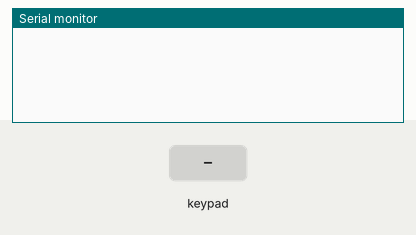
The sketch below on a simulated Arduino Uno, built with avr-gcc and run on an emulated ATmega328P. Shown: the last lines printed to the serial monitor. Inputs (shaded band) come from the test bench.

Above: at 1.2 s.
1.3 s: key '1' pressed
At 1.6 s:
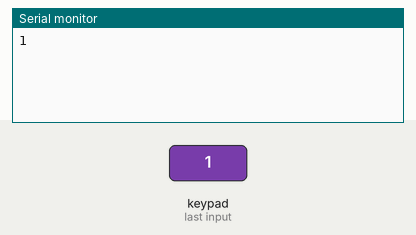
2.8 s: keypad keys 9 8 7 6 A pressed 0.4 s apart
At 5.1 s:
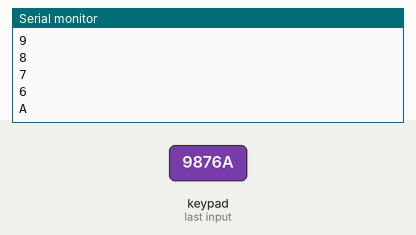
6.3 s: key 'B' pressed
At 6.9 s:
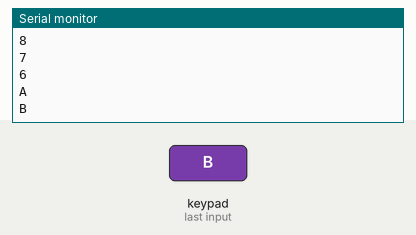
7.8 s: keypad keys 9 8 7 6 D pressed 0.4 s apart
At 10.3 s:
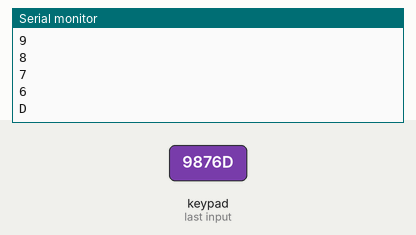
11.3 s: key 'C' pressed
At 11.6 s:
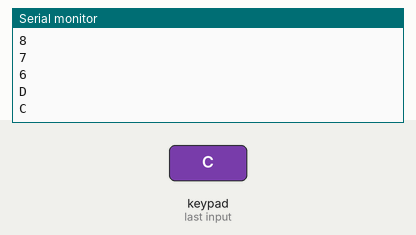
Timing chart, 0 to 13.8 s (numbered marks = the images above; inputs shaded):
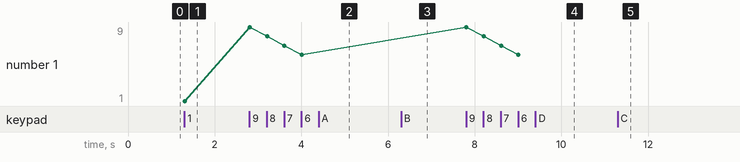

Measured:
- after the input at 1.3 s, the serial monitor: prints a new line at once (image 1)
- after the input at 2.8 s, the serial monitor: prints a new line at once (image 2)
- after the input at 6.3 s, the serial monitor: prints a new line at once (image 3)
- after the input at 7.8 s, the serial monitor: prints a new line at once (image 4)
- after the input at 11.3 s, the serial monitor: prints a new line at once (image 5)
- plotted number 1: 1 → 6 after the input at 2.8 s

The sketch:

keypadmega.ino
```cpp
#include <Keypad.h>

const byte ROWS = 4; // Four rows
const byte COLS = 4; // Three columns
// Define the Keymap
char keys[ROWS][COLS] = {
  {'1','2','3','A'},
  {'4','5','6','B'},
  {'7','8','9','C'},
  {'*','0','#','D'}
};
// Connect keypad ROW0, ROW1, ROW2 and ROW3 to these Arduino pins.
byte rowPins[ROWS] = { 9, 8, 7, 6 };
// Connect keypad COL0, COL1 and COL2 to these Arduino pins.
byte colPins[COLS] = { 13, 12, 11, 10 };

// Create the Keypad
Keypad kpd = Keypad( makeKeymap(keys), rowPins, colPins, ROWS, COLS );

#define ledpin 13

void setup()
{
  digitalWrite(ledpin, HIGH);
  Serial.begin(9600);
}

void loop()
{
  char key = kpd.getKey();
  if(key)  // Check for a valid key.
  {
    switch (key)
    {
      case '*':
        digitalWrite(ledpin, LOW);
        break;
      case '#':
        digitalWrite(ledpin, HIGH);
        break;
      default:
        Serial.println(key);
    }
  }
}
```
